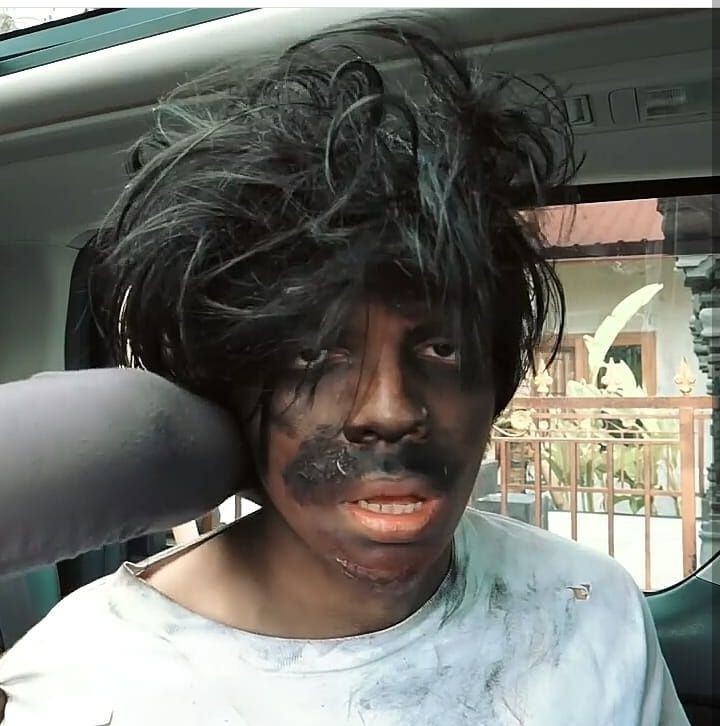
#> input picture Pertemuan 2/FG2019 PengenalanOpenCV/mortal_combat.JPG, 720 x 726 px
$ jupyter execute 'Pengenalan OpenCV.ipynb'
#> lines starting #> are read from the running program, lines starting #| are printed output that depends on the picture; after the words box and inside, x2 and y2 are one past the last pixel; in counts of white or black regions, pixels touching at a corner belong together
## Pengenalan OpenCV dan Pengolahan Citra Digital Part 1

Halo! Kali ini kita akan belajar tentang cara menggunakan openCV.
Jadi, di python itu ada beberapa package untuk melakukan pengolahan citra digital. Packagenya adalah sebagai berikut
1. Skimage
2. PIL
3. OpenCV (Yang akan dipelajari pada FG Programming)

What are you waiting for? Let's Have Fun

### Import Package

Lakukan import package terlebih dahulu

[cell 1]
import cv2

### Let's Start!

Setelah itu marilah kita read satu gambar, cari gambar kemudian masukkan di folder yang sama dengan tempat kamu buat notebook ini

[cell 2]
#read gambar
img = cv2.imread('mortal_combat.JPG')
#> img is the input picture: shape (726, 720, 3); mean B, G, R 105.8, 111.9, 111.3

[cell 3]
# menampilkan informasi pada gambar
print('Informasi Gambar : ', img.shape)
#| Informasi Gambar :  (726, 720, 3)

[cell 4]
#tampilkan gambar
cv2.imshow('Atta Gledek', img)
cv2.waitKey(0)
cv2.destroyAllWindows()

### Operasi Dasar Citra (Review Materi Pertemuan 1)

#### Operasi Warna

[cell 5]
#ubah gambar dari RGB ke Grayscale
img_grayscale = cv2.cvtColor(img, cv2.COLOR_BGR2GRAY)
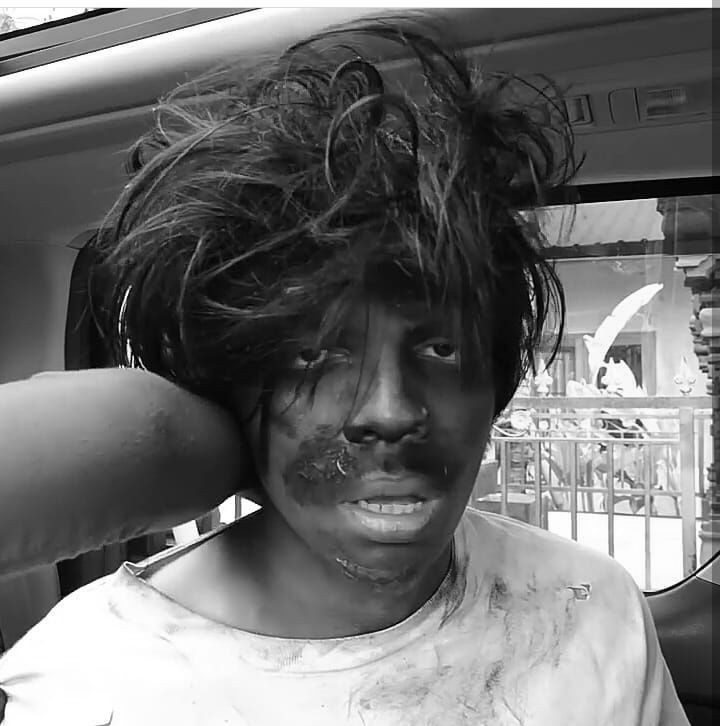
#> img_grayscale: shape (726, 720); min 0, max 255, mean 111

cv2.imshow('Aatta Gledek Grayscale', img_grayscale)
cv2.waitKey(0)
cv2.destroyAllWindows()

[cell 6]
#ubah gambar dari RGB ke HSV
img_hsv = cv2.cvtColor(img, cv2.COLOR_BGR2HSV)
#> img_hsv: shape (726, 720, 3); mean H, S, V 50.5, 41.4, 117.4

cv2.imshow('Aatta Gledek HSV', img_hsv)
cv2.waitKey(0)
cv2.destroyAllWindows()

[cell 7]
#Inverse
img_inverse = 255-img
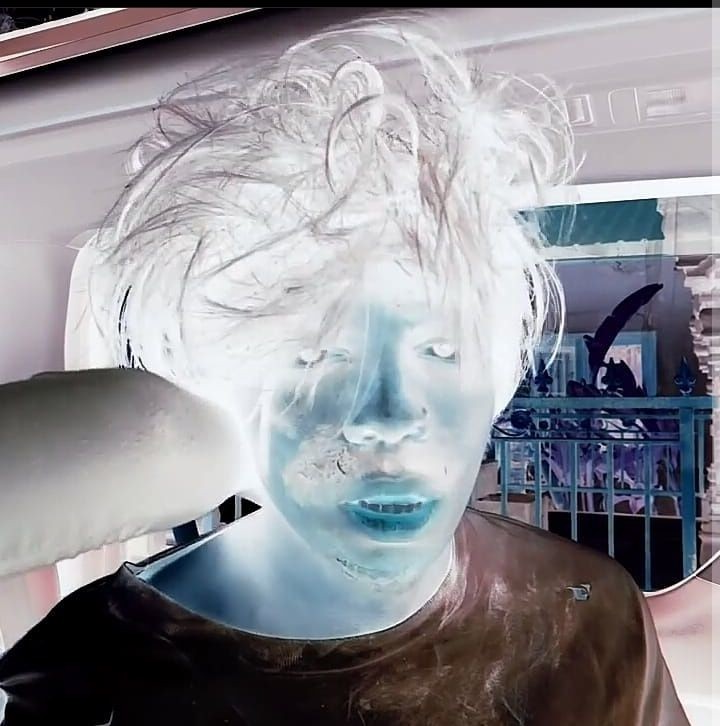
#> img_inverse: shape (726, 720, 3); mean B, G, R 149.2, 143.1, 143.7
#tampilkan gambar
cv2.imshow('Aatta Gledek Grayscale', img_inverse)
cv2.waitKey(0)
cv2.destroyAllWindows()

[cell 8]
#grayscale to Binary
ret, thresh = cv2.threshold(img_grayscale, 125, 255, cv2.THRESH_BINARY)
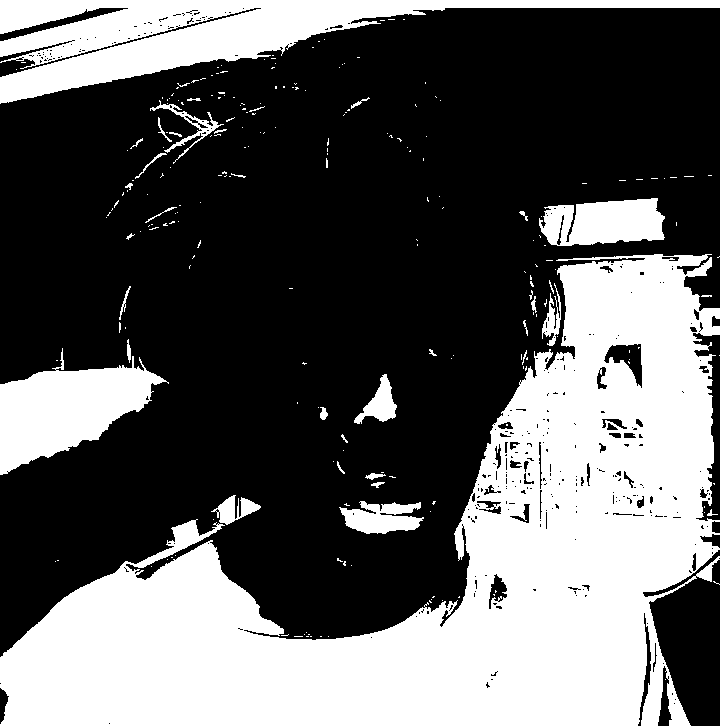
#> thresh: shape (726, 720); 37.2% white; 232 white regions (195 under 20 px), largest, box (x1, y1, x2, y2) and area: (0, 254, 720, 726) 146873, (0, 0, 720, 104) 25643, (0, 348, 169, 475) 10777

cv2.imshow('Aatta Gledek Binay', thresh)
cv2.waitKey(0)
cv2.destroyAllWindows()

#### Histogram

[cell 9]
#buat histogram dari gambar tertentu
import matplotlib.pyplot as plt

# hist = cv2.calcHist([img], [0], None, [256], [0,256])
# plt.plot(hist)

color = ('b', 'g', 'r')
for i,col in enumerate(color):
    hist = cv2.calcHist([img], [i], None, [256], [0,256])
    plt.plot(hist, color=col)
    plt.show()
#> this loop made 3 passes
#> pass 1, `plt.show()`:
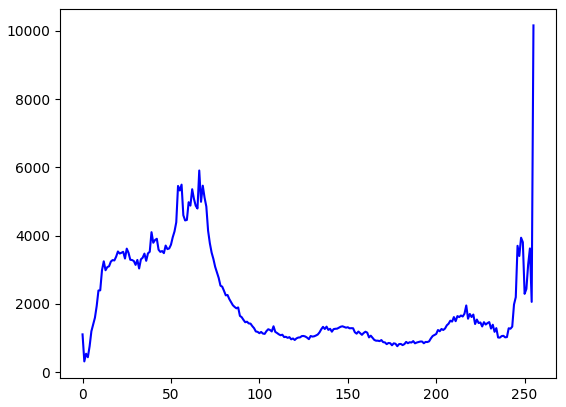
#> figure drawn by matplotlib, 1 panel; curve peaks at x = 255, y = 10164
#> pass 2, `plt.show()`:
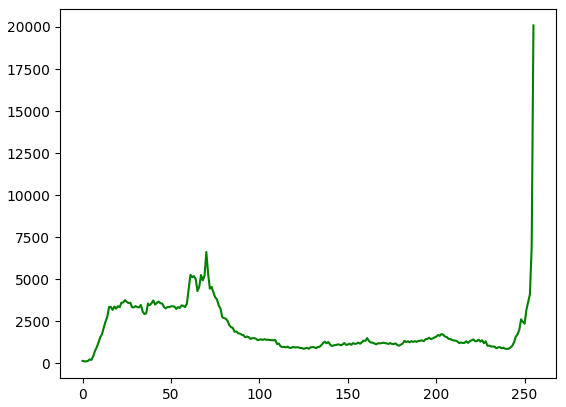
#> figure drawn by matplotlib, 1 panel; curve peaks at x = 255, y = 20093

### Operasi Dasar Citra Terbaru

#### Mengubah Ukuran Citra (Resize)

[cell 10]
# Memperbesar ukuran citra

# Zoom out
width = int(img.shape[1]*2)
#> width = 1440
height = int(img.shape[0]*2)
#> height = 1452
dim = (width, height)
#> dim = (1440, 1452)

resized = cv2.resize(img, dim)
cv2.imshow('Resized Image', resized)
cv2.waitKey(0)
cv2.destroyAllWindows()

[cell 11]
# Zoom in

width = int(img.shape[1]*0.5)
#> width = 360
height = int(img.shape[0]*0.5)
#> height = 363
dim = (width, height)
#> dim = (360, 363)

resized = cv2.resize(img, dim)
#> resized: shape (363, 360, 3)
cv2.imshow('Resized Image', resized)
cv2.waitKey(0)
cv2.destroyAllWindows()

#### Penggelapan dan Penerangan

[cell 12]
#penerangan tambah dan kali

[cell 13]
#penggelapan kurang dan bagi

#### Flip Gambar

[cell 14]
# Horizontal flip * Vertical flip

horizontal_img = cv2.flip(img, 0)
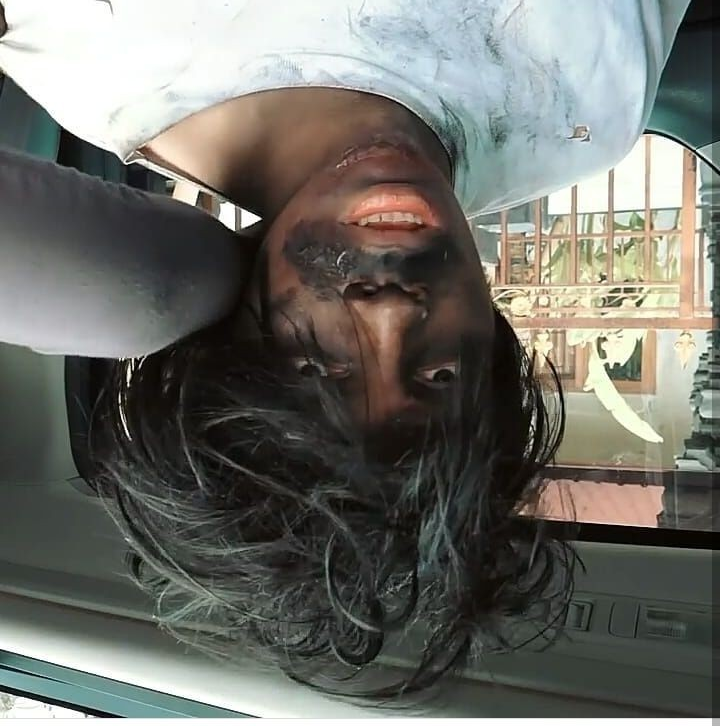
#> horizontal_img: shape (726, 720, 3); mean B, G, R 105.8, 111.9, 111.3
vertical_img = cv2.flip(img,1)
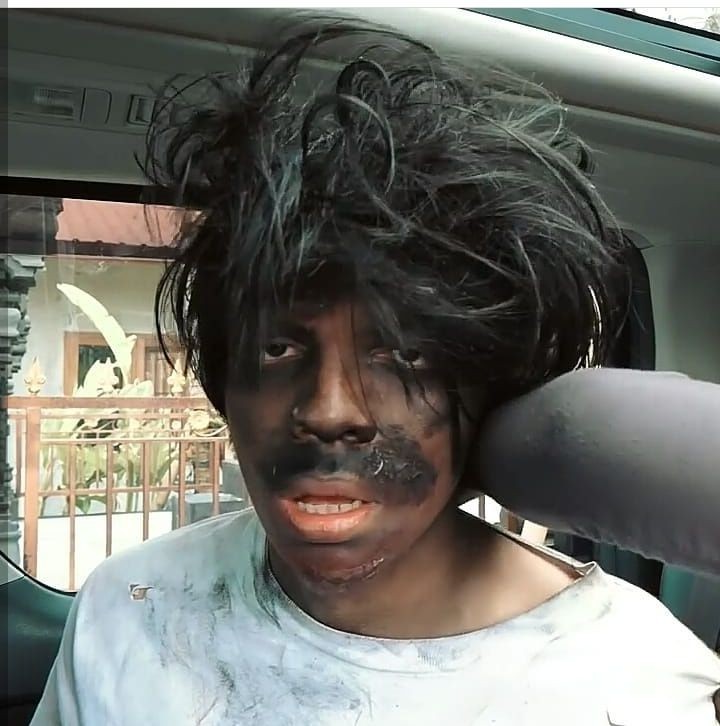
#> vertical_img: shape (726, 720, 3); mean B, G, R 105.8, 111.9, 111.3

[cell 15]
# Show horizontal flip
cv2.imshow('Horizontal Flip', horizontal_img)
cv2.waitKey(0)
cv2.destroyAllWindows()

[cell 16]
# Show vertical flip
cv2.imshow('Horizontal Flip', vertical_img)
cv2.waitKey(0)
cv2.destroyAllWindows()

#### Rotate Gambar

[cell 17]
#Memutar Gambar
h, w = img.shape[:2]
#> h = 726; w = 720
center = (w/2, h/2)
#> center = (360, 363)
rotate = cv2.getRotationMatrix2D(center, 90, 1)
#> rotate = [[6.12e-17, 1, -3], [-1, 6.12e-17, 723]]
rotatingImg = cv2.warpAffine(img, rotate, (w,h))
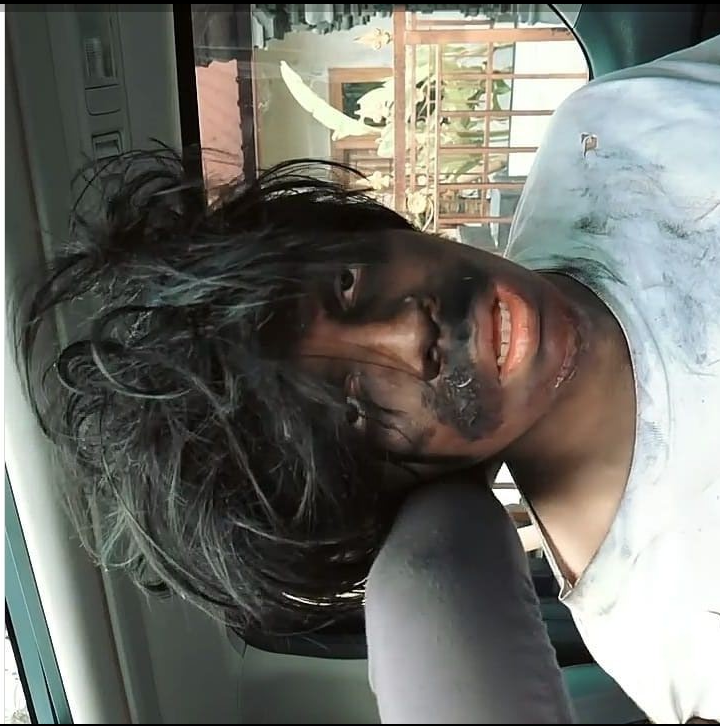
#> rotatingImg: shape (726, 720, 3); mean B, G, R 103.8, 109.9, 109.4

cv2.imshow('Rotate 180p', rotatingImg)
cv2.waitKey(0)
cv2.destroyAllWindows()
